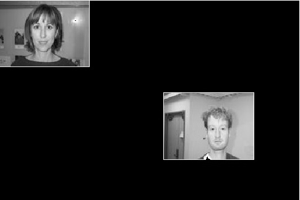
%> input picture Lab2/Part3-Spatial_Histogram/SH_Test.tif, 300 x 200 px
$ octave Spatial_Histogram_Plot.m   (GNU Octave 9; MATLAB toolbox functions it lacks are replaced by stand-ins)
%> lines starting %> are read from the running program, lines starting %| are printed output that depends on the picture
Image = imread("SH_Test.tif");
%> Image is the input picture: size 200x300 uint8; min 0, max 255, mean 30.1
[X, Y] = size(Image);
%> X = 200; Y = 300
Hx = zeros(1, X);
Hy = zeros(1, Y);

for i = 1 : X
    sum = 0;
    for j = 1 : Y
        sum = sum + double(Image(i, j));
    end
    Hx(1, i) = sum / Y;
end
%> after the loop, Hx = 200 values, max 167.3 at index 1, min 0.567 at index 72, mean 30.14

for i = 1 : Y
    sum = 0;
    for j = 1 : X
        sum = sum + double(Image(j, i));
    end
    Hy(1, i) = sum / X;
end
%> after the loop, Hy = 300 values, max 170.3 at index 300, min 0.74 at index 299, mean 30.14

subplot(1, 3, 1), imshow(Image), title("Original Image");
subplot(1, 3, 2), plot(Hx), title("X");
subplot(1, 3, 3), plot(Hy), title("Y");
%> after `title("Y")`:
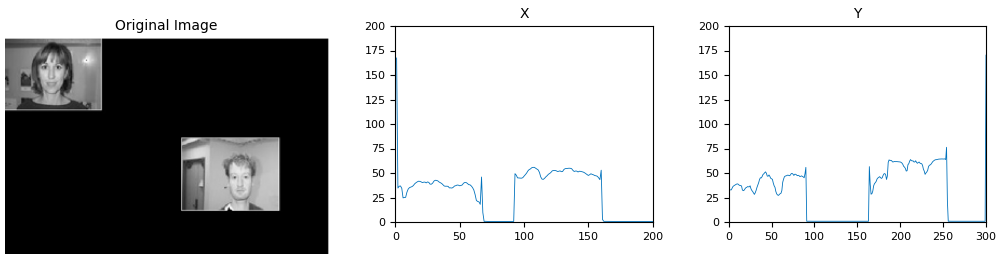
%> figure redrawn from the program's plot data, 3 panels
